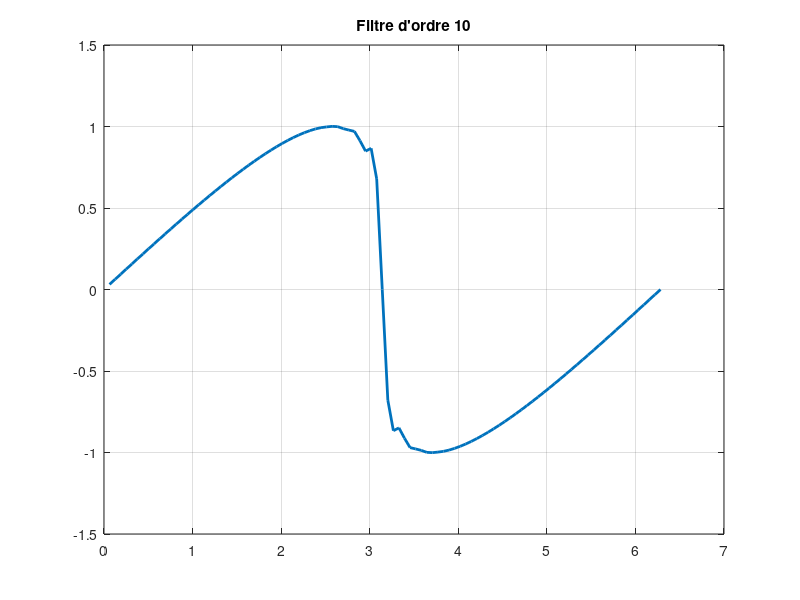

Reproduce this figure in MATLAB.
clc; clear all; close all;

n=100;
h=2*pi./n;
x=[h:h:2*pi]';

% cfl=0.7;
% ddt=cfl*h/.5;
ddt=0.001
tmax=1./(2*pi);

k=diag(ones(n-1,1),1)-diag(ones(n-1,1),-1);
k(1,end)=-1; k(end,1)=1;
k=sparse(k./(2*h));
p=1/6*diag(ones(n-1,1),1)+1/6*diag(ones(n-1,1),-1)+4/6*eye(n,n);
p(end,1)=1/6; p(1,end)=1/6;
p=sparse(p);

opt_ftr='redonnet10';
if strcmp(opt_ftr,'redonnet10')==1
    ftr0=772/1024;
    ftr1=420/1024;
    ftr2=-240/1024;
    ftr3=90/1024;
    ftr4=-20/1024;
    ftr5=2/1024;
    J=diag(ones(n-1,1),1); J(end,1)=1;
    ftr=ftr0.*eye(n,n)+ftr1/2*(J+J^(n-1))+ftr2/2*(J^2+J^(n-2))+ftr3/2*(J^3+J^(n-3))+ftr4/2*(J^4+J^(n-4))+ftr5/2*(J^5+J^(n-5));
    
elseif strcmp(opt_ftr,'redonnet8')==1
    ftr0=186/256; 
    ftr1=112/256;
    ftr2=-56/256;
    ftr3=16/256;
    ftr4=-2/256;
    ftr5=0;
    J=diag(ones(n-1,1),1); J(end,1)=1;
    ftr=ftr0.*eye(n,n)+ftr1/2*(J+J^(n-1))+ftr2/2*(J^2+J^(n-2))+ftr3/2*(J^3+J^(n-3))+ftr4/2*(J^4+J^(n-4))+ftr5/2*(J^5+J^(n-5));
    
elseif strcmp(opt_ftr,'redonnet6')==1
    ftr0=44/64;
    ftr1=30/64;
    ftr2=-12/64;
    ftr3=2/64;
    ftr4=0;
    ftr5=0;
    J=diag(ones(n-1,1),1); J(end,1)=1;
    ftr=ftr0.*eye(n,n)+ftr1/2*(J+J^(n-1))+ftr2/2*(J^2+J^(n-2))+ftr3/2*(J^3+J^(n-3))+ftr4/2*(J^4+J^(n-4))+ftr5/2*(J^5+J^(n-5));
    
elseif strcmp(opt_ftr,'redonnet4')==1
    ftr0=10/16;
    ftr1=8/16;
    ftr2=-2/16;
    J=diag(ones(n-1,1),1); J(end,1)=1;
    ftr=ftr0.*eye(n,n)+ftr1/2*(J+J^(n-1))+ftr2/2*(J^2+J^(n-2));
elseif strcmp(opt_ftr,'redonnet2')==1
    ftr0=1/2;
    ftr1=1/2;
    J=diag(ones(n-1,1),1); J(end,1)=1;
    ftr=ftr0.*eye(n,n)+ftr1/2*(J+J^(n-1));
elseif strcmp(opt_ftr,'bogey6')==1
    d0=0.234810479761700;
    d1=-.199250131285813;
    d2=0.120198310245186;
    d3=-.049303775636020;
    d4=0.012396449873964;
    d5=-.001446093078167;
    
    ftr0=1-d0;
    ftr1=-d1;
    ftr2=-d2;
    ftr3=-d3;
    ftr4=-d4;
    ftr5=-d5;
    J=diag(ones(n-1,1),1); J(end,1)=1;
    ftr=ftr0.*eye(n,n)+ftr1*(J+J^(n-1))+ftr2*(J^2+J^(n-2))+ftr3*(J^3+J^(n-3))+ftr4*(J^4+J^(n-4))+ftr5*(J^5+J^(n-5));
else
    ftr=speye(n,n);
end

u=sin(x);
%u=exp(-500*(x-.4).^2);
int=sum(u)*h;

e=[];cons=[];
t=0;
while t<tmax
     clc; t=t+ddt;
    
    fu=u;
    du=k*(fu.^2);
    w=p\du;
    k1=-pi*w;
    
    fu=u+ddt/2.*k1;
    du=k*(fu.^2);
    w=p\du;
    k2=-pi*w;
    
    fu=u+ddt/2.*k2;
    du=k*(fu.^2);
    w=p\du;
    k3=-pi*w;
    
    fu=u+ddt.*k3;
    du=k*(fu.^2);
    w=p\du;
    k4=-pi*w;
    
    fu=u+ddt/6*(k1+2*k2+2*k3+k4);
    u=ftr*fu;
    
    cons=[cons sum(u)*h-int];
    
%     pause(0.00001)
%     clf
%     figure(1)
%     plot(x,u)
%     axis([0 1 0 1])
end

% figure(2)
% plot(cons)

figure(3)
plot(x,u,'Linewidth',2)
grid on
%axis([0 1 -1 1])
title(['Filtre d''ordre 10'])
